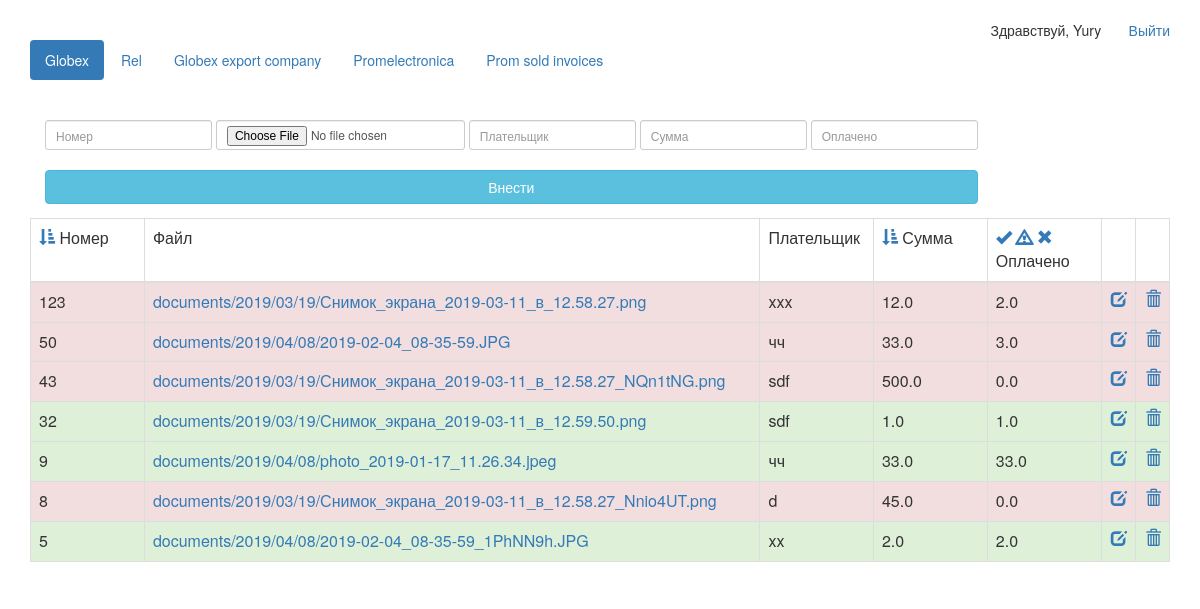
/ (signed in), run on an earlier commit of the app's database.
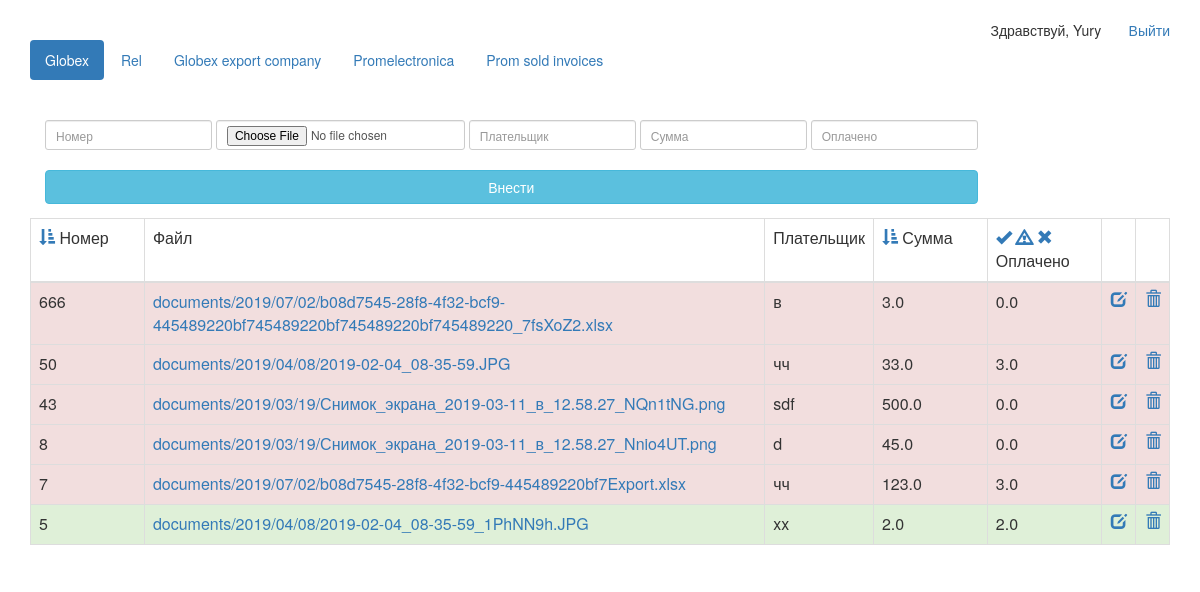
And on a later commit of the database.
### desk/models.py (models this page shows, shortened)
class FinancialOperation(models.Model):
    positionNumberPromSold = models.TextField(max_length=50, default='')
    positionNumber = models.BigIntegerField()
    whoPayed = models.TextField(max_length=1000)
    fileLink = models.FileField(upload_to='documents/%Y/%m/%d', blank=True)
    datetime = models.DateTimeField(u'Дата')
    amount = models.FloatField(u'Сумма')
    alreadyPayed = models.FloatField(u'Оплачено')
    isClosed = models.BooleanField(u'Полностью оплачено')
    company = models.IntegerField(u'Компания')

### desk/views.py (the view)
# urls.py: url(r'^$', FinancialOperationListView.as_view(), name='list'),
class FinancialOperationListView(ListView):
    queryset = FinancialOperation.objects.filter(company=0).order_by('-positionNumber')

### desk/templatetags/has_group.py (called while the page is built)
@register.filter(name='in_group')
def in_group(user, group_name):
    group = Group.objects.get(name=group_name)
    return True if group in user.groups.all() else False

### desk/templates/desk/financialoperation_list.html (shortened to what this page needs)
{% extends "desk/main.html" %}
{% load has_group %}
{% block content %}
{% if user.is_authenticated %}
<ul class="nav nav-pills">
  {% if user|in_group:"readers_globex" %}
  <li class="active"><a href="/">Globex</a></li>
  {% endif %}
  {% if user|in_group:"readers_rel_llc" %}
  <li><a href="/rel_lcc/">Rel</a></li>
  {% endif %}
  {% if user|in_group:"readers_globex_export" %}
  <li><a href="/globex_export/">Globex export company</a></li>
  {% endif %}
  {% if user|in_group:"readers_promelectronica" %}
  <li><a href="/promelectronica/">Promelectronica</a></li>
  {% endif %}
  {% if user|in_group:"readers_promsoldinvoices" %}
  <li><a href="/promsoldinvoices/">Prom sold invoices</a></li>
  {% endif %}
</ul>
<br />
<br />
{% if user|in_group:"readers_globex" %}
{% if user|in_group:"editors_globex" %}
<div class="col-sm-12">
    <form role="form" class="form-inline" method="post" enctype="multipart/form-data" action="/addrecord/">
      <div class="form-group" id="income-group" name="income-group" >
      <input type="text" class="form-control input-sm" placeholder="Номер" name="positionNumber" id="positionNumber"/>
      <input type="file" class="form-control input-sm" placeholder="Файл" id="fileLink" name="fileLink" />
        <input type="text" class="form-control input-sm" placeholder="Плательщик" name="whoPayed"/>
        <input type="text" class="form-control input-sm" placeholder="Сумма" name="amount"/>
        <input type="text" class="form-control input-sm" placeholder="Оплачено" name="alreadyPayed"/>
          <br /><br />
        <input type="submit" class="btn btn-info btn-block" id="addrecord" value="Внести"/>
      </div>
    </form>
</div>
{%endif%}
<div id="operations">
<table class="table table-hover table-bordered">
    <thead>
        <tr>
            <td width="10%">
            {% if field == "positionNumber" %}
                {% if order == "asc" %}
                    <a href="/globex/?field=positionNumber&order=desc">
                        <span style="color:red;">
                            <span class="glyphicon glyphicon-sort-by-attributes"></span>
                {% else %}
                    <a href="/globex/?field=positionNumber&order=asc">
                        <span style="color:red;">
                            <span class="glyphicon glyphicon-sort-by-attributes-alt"></span>
                {% endif %}
                </span>
                </a>
            {% else %}
                <a href="/globex/?field=positionNumber&order=asc">
                <span class="glyphicon glyphicon-sort-by-attributes"></span>
            {% endif %}
            </a>
                Номер</td>
            <td>Файл</td>
            <td>Плательщик</td>
            <td width="10%">
            {% if field == "amount" %}
                {% if order == "asc" %}
                    <a href="/globex/?field=amount&order=desc">
                        <span style="color:red;">
                            <span class="glyphicon glyphicon-sort-by-attributes"></span>
                {% else %}
                    <a href="/globex/?field=amount&order=asc">
                        <span style="color:red;">
                            <span class="glyphicon glyphicon-sort-by-attributes-alt"></span>
                {% endif %}
                </span>
                </a>
            {% else %}
                <a href="/globex/?field=amount&order=asc">
                <span class="glyphicon glyphicon-sort-by-attributes"></span>
            {% endif %}
            </a>
                Сумма</td>
            <td width="10%">
                    {% if field == "alreadyPayed" and order == "3" %}
                    <a href="/globex/?field=alreadyPayed&order=3">
                            <span style="color:red;">
                                <span class="glyphicon glyphicon-ok"></span>
                            </span>
                    {% else %}
                        <a href="/globex/?field=alreadyPayed&order=3">
                            <span class="glyphicon glyphicon-ok"></span>
                    {% endif %}
                    </a>
                    <a href="/globex/?field=alreadyPayed&order=2">
                    {% if field == "alreadyPayed" and order == "2" %}
                            <span style="color:red;">
                                <span class="glyphicon glyphicon-warning-sign"></span>
                            </span>
                    {% else %}
                            <span class="glyphicon glyphicon-warning-sign"></span>
                    {% endif %}
                    </a>
                    {% if field == "alreadyPayed" and order == "1" %}
                        <a href="/globex/?field=alreadyPayed&order=1">
                            <span style="color:red;">
                                <span class="glyphicon glyphicon-remove"></span>
                            </span>
                    {% else %}
                        <a href="/globex/?field=alreadyPayed&order=1">
                        <span class="glyphicon glyphicon-remove"></span>
                    {% endif %}
                    </a>
                Оплачено</td>
            <td>&nbsp;</td>
            <td>&nbsp;</td>
        </tr>
    </thead>
    <tbody>
    {% for op in object_list %}
        {% if op.isClosed == 1 %}
            <tr class="success">
        {% else %}
        <tr class="danger">
        {% endif %}
        <td> {{ op.positionNumber }} </td>
        <td> <a href="/media/{{ op.fileLink }}">{{ op.fileLink }}</a> </td>
        <td> {{ op.whoPayed }} </td>
        <td> {{ op.amount }} </td>
        <td> {{ op.alreadyPayed }} </td>
        <td width="3%" style="text-align:right;">
        {% if op.isClosed == 0 %}
            {% if user|in_group:"editors_globex" %}
            <a href="" data-toggle="modal" data-target="#editModal"
                data-opnumber="{{ op.positionNumber }}"
                data-oppayer="{{ op.whoPayed }}"
                data-opamount="{{ op.amount }}"
                data-opalreadypayed="{{ op.alreadyPayed }}"
                data-opid="{{ op.id }}"
                data-opcompany="{{ op.company}}">
                <span class="glyphicon glyphicon-edit"></span>
            </a>
            {% endif %}
        {% else %}
            {% if user|in_group:"editors_closed_globex" %}
                <a href="" data-toggle="modal" data-target="#editModal"
                    data-opnumber="{{ op.positionNumber }}"
                    data-opnumbersold="{{ op.positionNumberPromSold }}"
                    data-oppayer="{{ op.whoPayed }}"
                    data-opamount="{{ op.amount }}"
                    data-opalreadypayed="{{ op.alreadyPayed }}"
                    data-opid="{{ op.id }}"
                    data-opcompany="{{ op.company}}"
                ><span class="glyphicon glyphicon-edit"></span> </a>
            {% endif %}
        {% endif %}
        </td>
        <td width="3%" style="text-align:right;">
        {% if user|in_group:"removers_globex" %}
            <a title="Удалить" href="#"
            data-href="/globex/remove/?id={{op.id}}" data-toggle="modal" data-target="#confirm-delete"
            >
                <span class="glyphicon glyphicon-trash"></span>
            </a>
        {% endif %}
        </td>
    </tr>
{% empty %}
<p>Нет данных</p>
{% endfor %}
</tbody>
</table>
</div>
{% endif %}
{% endif %}
{% endblock %}

### desk/templates/desk/main.html (shortened to what this page needs)
{% load staticfiles %}
<!DOCTYPE HTML />
<html>
<head>
    <link href="https://maxcdn.bootstrapcdn.com/bootstrap/3.3.5/css/bootstrap.min.css" rel="stylesheet" />
    <link href="https://gitcdn.github.io/bootstrap-toggle/2.2.2/css/bootstrap-toggle.min.css" rel="stylesheet">
</head>
<body>
<div class="container">
<div align="right">Здравствуй, {{ user }} &nbsp;
    {% if user.is_authenticated %}
        <a href="{% url 'django.contrib.auth.views.logout_then_login' %}">Выйти</a><br />
    {%endif%}
</div>
{% block content %}
{% endblock %}
</div>
</body>
</html>

### desk/templates/desk/main.html (style rules this page uses)
body { padding-top:20px; padding-left:0px; }

What changed in the data, as far as the page shows it:
removed FinancialOperation: positionNumber "123", fileLink "documents/2019/03/19/Снимок_экрана_2019-03-11_в_12.58.27.png", whoPayed "xxx", amount "12.0", alreadyPayed "2.0"
removed FinancialOperation: positionNumber "32", fileLink "documents/2019/03/19/Снимок_экрана_2019-03-11_в_12.59.50.png", whoPayed "sdf", amount "1.0", alreadyPayed "1.0"
removed FinancialOperation: positionNumber "9", fileLink "documents/2019/04/08/photo_2019-01-17_11.26.34.jpeg", whoPayed "чч", amount "33.0", alreadyPayed "33.0"
added FinancialOperation: positionNumber "666", fileLink "documents/2019/07/02/b08d7545-28f8-4f32-bcf9-445489220bf745489220bf745489220bf745489220_7fsXoZ2.xlsx", whoPayed "в", amount "3.0", alreadyPayed "0.0"
added FinancialOperation: positionNumber "7", fileLink "documents/2019/07/02/b08d7545-28f8-4f32-bcf9-445489220bf7Export.xlsx", whoPayed "чч", amount "123.0", alreadyPayed "3.0"
